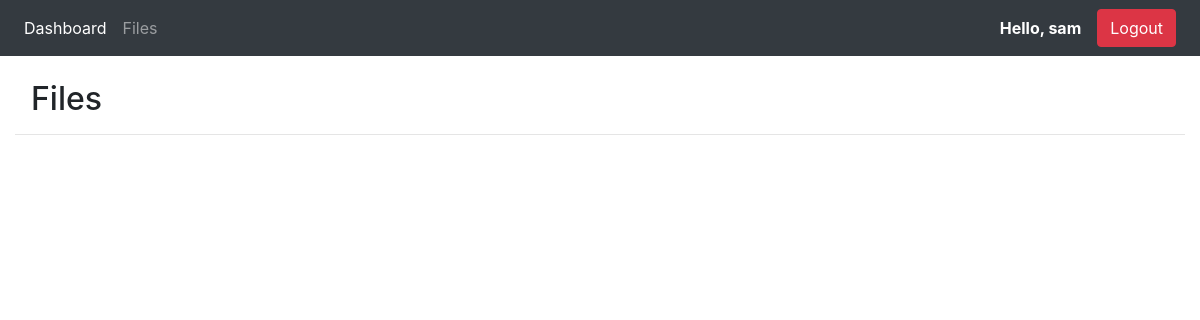
Before: /files/ (signed in) with the older database file.
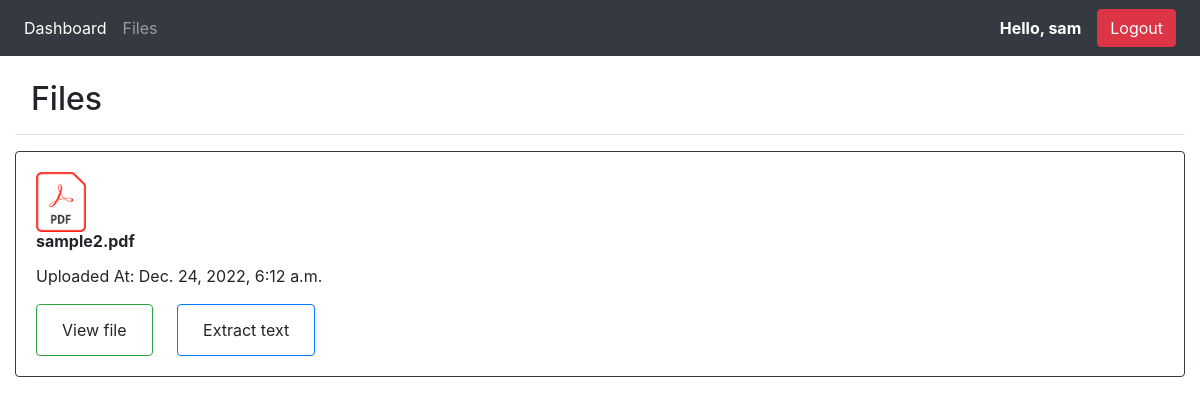
After: the same page with the newer database file.
### base/models.py (models this page shows, shortened)
class Document(models.Model):
    title = models.CharField(max_length=100,null=True, blank=True)
    user = models.ForeignKey(User, null=True, blank=True, on_delete=models.CASCADE)
    file = models.FileField()
    logo = models.ImageField(default="pdflogo.png", null=True, blank=True)
    uploaded_at = models.DateTimeField(auto_now_add=True)
    @property
    def fileURL(self):
            try:
                url = self.file.url
            except:
                url = ''
            return url
    @property
    def ImageURL(self):
            try:
                url = self.logo.url
            except:
                url = ''
            return url

### base/views.py (the view)
# urls.py: path('files/', views.files, name="files"),
@login_required(login_url="login")
def files(request):
    user = request.user
    docs = user.document_set.all()
    context = {'docs': docs}
    return render(request, 'base/files.html', context)

### base/templates/base/files.html
{% extends 'base/main.html' %}
{% block content %}
{% load static %}
<div class="container col-12 col-sm align-self-center">
    <h2 class="ml-3 mt-4">Files</h2>
    <hr>
{% for doc in docs %}
        <div class="card border-dark">
            <div class="card-body">
                <img class="card-img-left" src="{{doc.ImageURL}}" alt="Card image cap" width="50px" height="60px">
                <h6 class="card-title"><strong>{{doc.file.name}}</strong></h6>
                <p class="card-text">Uploaded At: {{doc.uploaded_at}}</p>
                <button class="card-link btn btn-outline-success">
                    <a class="btn" href="{{doc.fileURL}}">View file</a>
                </button>
                <button class="card-link btn btn-outline-primary">
                <a href="{% url 'details' doc.id %}" class="btn">Extract text</a>
                </button>
            </div>
        </div>
        <br>
        {% endfor %}
</div>
{% endblock %}

Changed rows visible on the page:
added Document: ImageURL (picture), file.name "sample2.pdf", uploaded_at "Dec. 24, 2022, 6:12 a.m."
